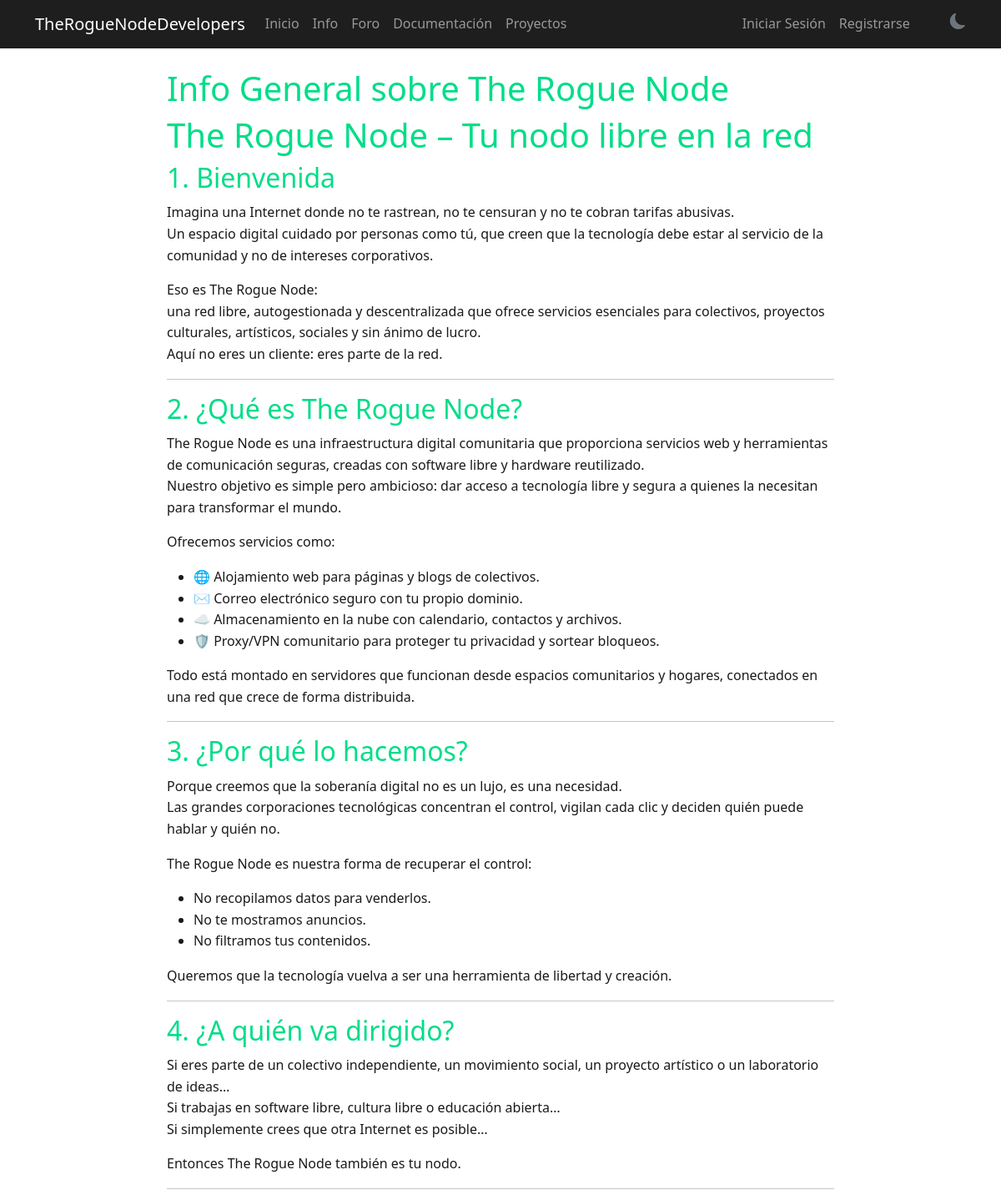
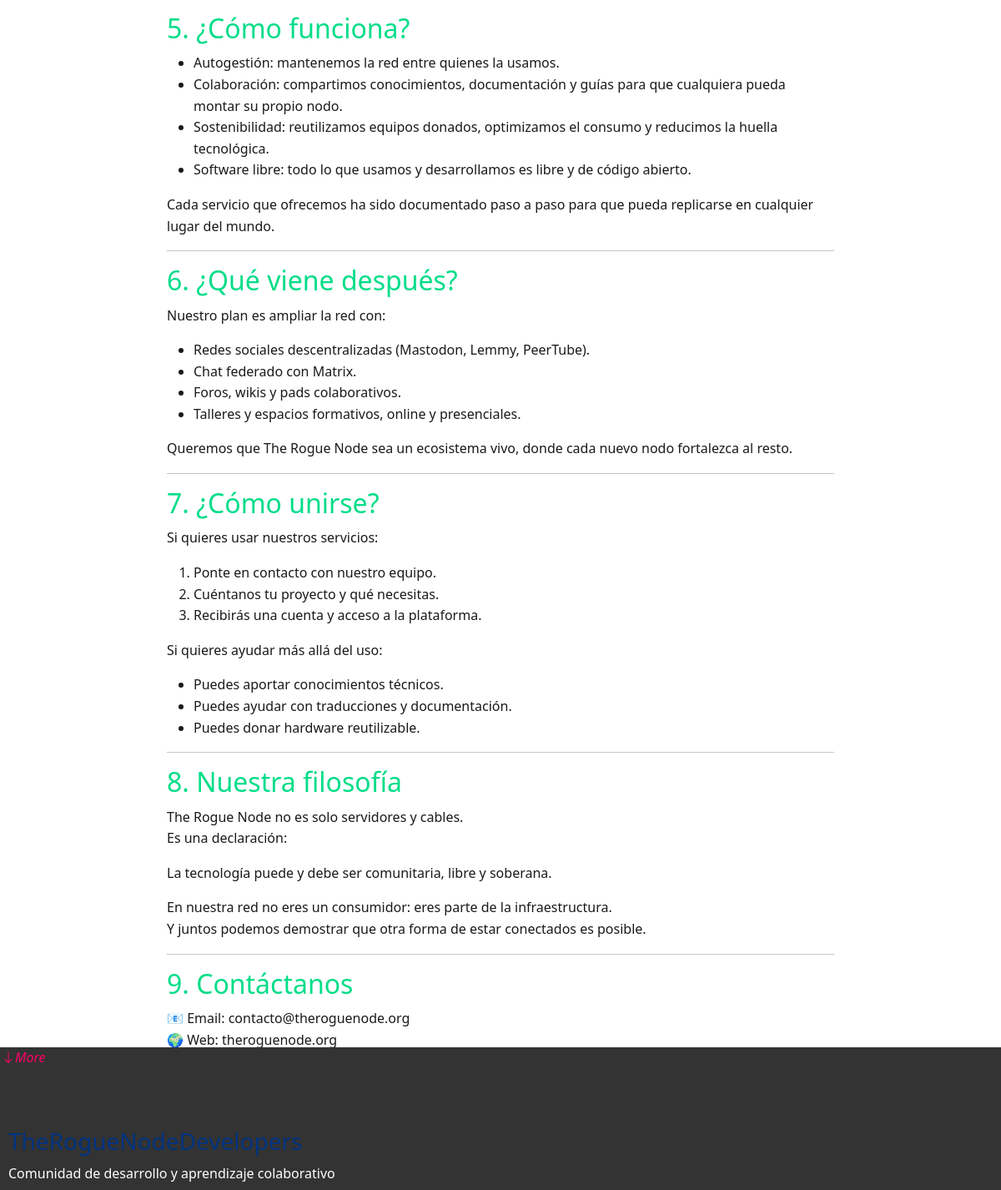
/core/infoinit/info/1/, run on the app's committed database (2 pictures, top to bottom).
### core/models.py (models this page shows, shortened)
class Information(models.Model):
    title = models.CharField(max_length=200)
    content = models.TextField()
    is_public = models.BooleanField(default=True)
    info_section = models.ForeignKey(
        InfoSection,
        on_delete=models.CASCADE,
        related_name='information',
        null=True,
        blank=True
    )

### core/views.py (the view)
# urls.py: path('infoinit/info/<int:info_id>/', views.info, name='info'),
def info(request, info_id):
    info = get_object_or_404(Information, pk=info_id)
    return render(request, 'core/information_base.html', {'infodoc': info})

### core/templates/core/information_base.html (shortened to what this page needs)
{% extends "base.html" %}
{% load markdown_tags %}
{% load static %}
{% block extra_css %}
 <link rel="stylesheet" href="{% static 'core/css/styles.css' %}">
{% endblock %}
{% block content %}
<main>
    <h1>{{ infodoc.title}}</h1>
        <section id="info-{{ info.id }}">
            <div class="info-content">
                {{ infodoc.content|safe|markdown }}
            </div>
        </section>
</main>
{% endblock %}

### TheRogueNodeDevelopers/static/css/styles.css (style rules this page uses)
[data-theme="light"] { --primary-bg: #fff; --secondary-bg: #1e1e1e; --text-color: #212529; --accent-color: #ff0066; --card-bg: #eee; --border-color: #495057; --bs-btn-bg: #ff0066; --title-color: #003380; }
body { background-color: var(--primary-bg); color: var(--text-color); transition: background-color 0.3s ease, color 0.3s ease; }
body { margin: 0; margin-bottom: 5%; display: flex; flex-direction: column; justify-content: flex-end; }

### core/static/core/css/styles.css (style rules this page uses)
* { margin: 0; padding: 0; box-sizing: border-box; }
[data-theme="light"] { --primary-bg: #fff; --card-bg: #eee; --border-color: #495057; --bs-btn-bg: #ff0066; --title-color: #00dd88; --hover-color: #444; --text-color: #1f1f1f; }
body { font-family: "Segoe UI", sans-serif; line-height: 1.6; color: #e0e0e0; }
[data-theme="light"] body { background-color: white !important; color: #1a1a1a; }
main { max-width: 800px; margin: auto; }
section { margin-bottom: 40px; }
h2 { margin-bottom: 10px; color: var(--title-color); }
h1 { color: var(--title-color) !important; }

### data on the page
Information: title "Info General sobre The Rogue Node", content "The Rogue Node – Tu nodo libre en la red 1. Bienvenida Imagina una Internet donde no te rastrean, no te censuran y no te cobran tarifas abusivas. Un espacio digital cuidado por personas como tú, que creen que la tecnología debe estar al servicio de la comunidad y no de intereses corporativos. Eso es The Rogue Node: una red libre, autogestionada y descentralizada que ofrece servicios esenciales para colectivos, proyectos culturales, artísticos, sociales y sin ánimo de lucro. Aquí no eres un cliente: eres parte de la red. 2. ¿Qué es The Rogue Node? The Rogue Node es una infraestructura digital comunitaria que proporciona servicios web y herramientas de comunicación seguras, creadas con…"
